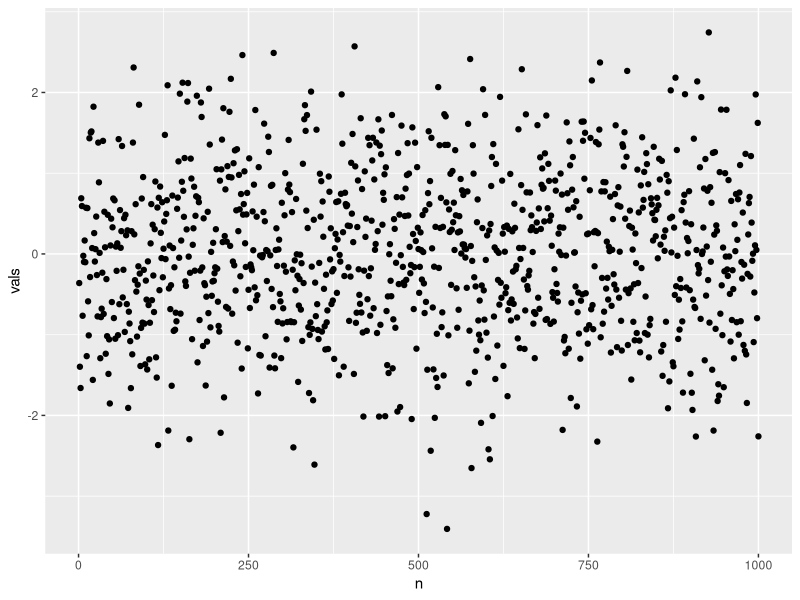

Generate this figure with R:
library(ggplot2)
library(dplyr)

N <- 1:1000
x <- rnorm(1000)
d <- data.frame(n=N, vals=x)

d %>% ggplot(aes(x=n, y=vals)) + geom_point()